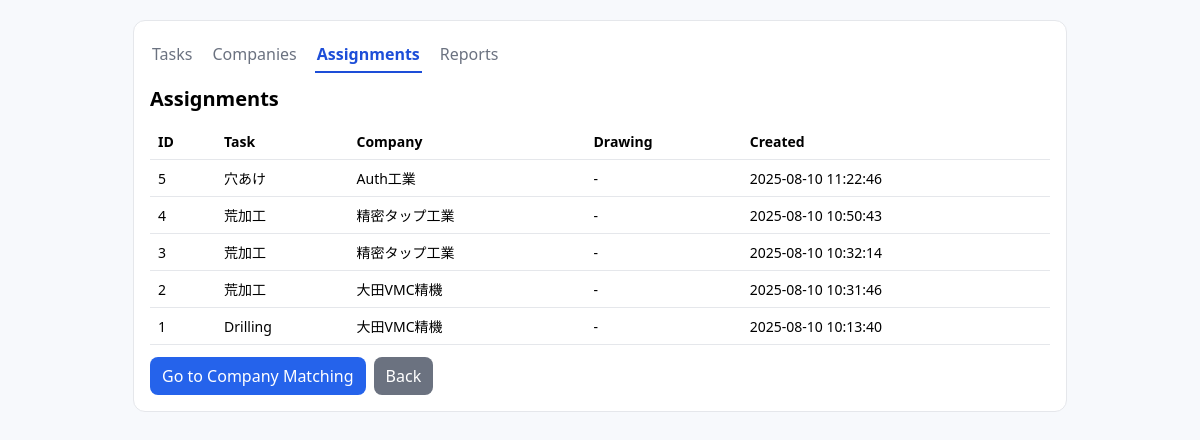
The app's page /assignments with its own data.
### tables this page shows
CREATE TABLE assignments(
                id INTEGER PRIMARY KEY AUTOINCREMENT,
                task_name TEXT NOT NULL,
                company_id INTEGER NOT NULL,
                created_at TIMESTAMP DEFAULT CURRENT_TIMESTAMP
            , drawing_file TEXT DEFAULT '');

CREATE TABLE companies(
                id INTEGER PRIMARY KEY AUTOINCREMENT,
                name TEXT NOT NULL,
                machines TEXT NOT NULL,
                skills TEXT NOT NULL,
                notes TEXT NOT NULL
            , capacity TEXT DEFAULT '', location TEXT DEFAULT '');

### server.py (the view)
    @app.get("/assignments")
    def assignments_list():
        rows = fetch_assignments()
        companies = {c.id: c for c in fetch_all()}
        items = []
        for rid, task_name, company_id, created_at, drawing_file in rows:
            c = companies.get(company_id)
            items.append({
                'id': rid,
                'task_name': task_name,
                'company_id': company_id,
                'company_name': c.name if c else f"ID:{company_id}",
                'created_at': created_at,
                'drawing_file': drawing_file,
            })
        files = fetch_assignment_files()
        return render_template("assignments.html", items=items, files=files)

### db/company_db.py (called while the page is built)
def _conn():
    return sqlite3.connect(DB_PATH)

def _has_column(con: sqlite3.Connection, table: str, col: str) -> bool:
    cur = con.execute(f"PRAGMA table_info({table})")
    return any(r[1] == col for r in cur.fetchall())

def fetch_all() -> List[CompanyRow]:
    with _conn() as con:
        if not _has_column(con, "companies", "capacity"):
            con.execute("ALTER TABLE companies ADD COLUMN capacity TEXT DEFAULT ''")
        if not _has_column(con, "companies", "location"):
            con.execute("ALTER TABLE companies ADD COLUMN location TEXT DEFAULT ''")
        rows = con.execute("SELECT id,name,machines,skills,notes,capacity,location FROM companies").fetchall()
    return [CompanyRow(*r) for r in rows]

def fetch_assignments() -> List[Tuple[int, str, int, str, str]]:
    with _conn() as con:
        curcols = [r[1] for r in con.execute("PRAGMA table_info(assignments)").fetchall()]
        if 'drawing_file' in curcols:
            rows = con.execute(
                "SELECT id, task_name, company_id, created_at, drawing_file FROM assignments ORDER BY id DESC"
            ).fetchall()
        else:
            rows = con.execute(
                "SELECT id, task_name, company_id, created_at FROM assignments ORDER BY id DESC"
            ).fetchall()
    norm = []
    for r in rows:
        if len(r) == 5:
            norm.append(r)
        else:
            rid, task_name, company_id, created_at = r
            norm.append((rid, task_name, company_id, created_at, ""))
    return norm

def fetch_assignment_files() -> List[Tuple[str, int]]:
    with _conn() as con:
        curcols = [r[1] for r in con.execute("PRAGMA table_info(assignments)").fetchall()]
        if 'drawing_file' not in curcols:
            return []
        rows = con.execute(
            "SELECT drawing_file, COUNT(1) FROM assignments WHERE drawing_file IS NOT NULL AND drawing_file <> '' GROUP BY drawing_file ORDER BY MAX(id) DESC"
        ).fetchall()
    return rows

### templates/assignments.html (shortened to what this page needs)
<!doctype html>
<html>
  <head>
  </head>
  <body>
    <div class="container">
      <div class="tabs">
        <a class="tab" href="/match/ui">Tasks</a>
        <a class="tab" href="/companies">Companies</a>
        <a class="tab active" href="/assignments">Assignments</a>
        <a class="tab" href="/reports">Reports</a>
      </div>
    <h1>Assignments</h1>
    <table>
        <thead>
      <tr><th>ID</th><th>Task</th><th>Company</th><th>Drawing</th><th>Created</th></tr>
        </thead>
        <tbody>
          {% for it in items %}
            <tr>
              <td>{{ it.id }}</td>
              <td>{{ it.task_name }}</td>
              <td>{{ it.company_name }}</td>
        <td>{{ it.drawing_file or '-' }}</td>
        <td>{{ it.created_at }}</td>
            </tr>
          {% endfor %}
        </tbody>
      </table>
      <div style="margin-top:12px; display:flex; gap:8px;">
        <a class="btn" href="/match/ui">Go to Company Matching</a>
        <a class="btn" href="#" onclick="goBack('/match/ui')" style="background:#6b7280">Back</a>
      </div>
    </div>
  </body>
 </html>

### templates/assignments.html (style rules this page uses)
body { font-family: system-ui, -apple-system, Segoe UI, Meiryo, sans-serif; margin: 0; background:#f7f9fc; }
.container { max-width:900px; margin:20px auto; background:#fff; border:1px solid #e5e7eb; border-radius:12px; padding:16px; }
h1 { font-size:20px; margin:4px 0 12px; }
table { width:100%; border-collapse: collapse; }
th, td { border-bottom:1px solid #e5e7eb; padding:8px; text-align:left; font-size:14px; }
a.btn { display:inline-block; padding:8px 12px; background:#2563eb; color:#fff; border-radius:8px; text-decoration:none; }
.tabs { display:flex; gap:16px; margin-bottom:12px; }
.tab { color:#6b7280; text-decoration:none; padding:6px 2px; border-bottom:2px solid transparent; }
.tab.active { color:#1d4ed8; border-color:#1d4ed8; font-weight:600; }

### records on screen
assignments: task_name "穴あけ", created_at "2025-08-10 11:22:46"
companies: company_name "Auth工業"
assignments: task_name "荒加工", created_at "2025-08-10 10:50:43"
companies: company_name "精密タップ工業" "精密タップ工業"
assignments: task_name "荒加工", created_at "2025-08-10 10:32:14"
assignments: task_name "荒加工", created_at "2025-08-10 10:31:46"
companies: company_name "大田VMC精機" "大田VMC精機"
assignments: task_name "Drilling", created_at "2025-08-10 10:13:40"

### other values on screen
{{ it.id }} "5" "4" "3" "2" "1"
{{ it.drawing_file or '-' }} "-" "-" "-" "-" "-"
